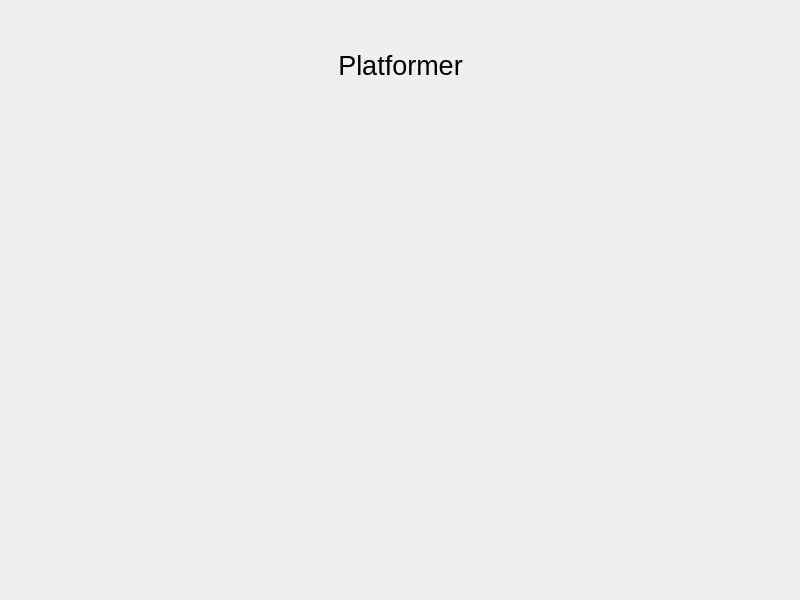
<?xml version="1.0" encoding="UTF-8"?>
<ui version="4.0">
 <class>MainWindow</class>
 <widget class="QMainWindow" name="MainWindow">
  <property name="geometry">
   <rect>
    <x>0</x>
    <y>0</y>
    <width>800</width>
    <height>600</height>
   </rect>
  </property>
  <property name="windowTitle">
   <string>MainWindow</string>
  </property>
  <widget class="QWidget" name="centralwidget">
   <widget class="QLabel" name="label_2">
    <property name="geometry">
     <rect>
      <x>0</x>
      <y>0</y>
      <width>801</width>
      <height>641</height>
     </rect>
    </property>
    <property name="sizePolicy">
     <sizepolicy hsizetype="Preferred" vsizetype="Preferred">
      <horstretch>0</horstretch>
      <verstretch>0</verstretch>
     </sizepolicy>
    </property>
    <property name="text">
     <string/>
    </property>
    <property name="pixmap">
     <pixmap>data/1920x1080-sky1.png</pixmap>
    </property>
   </widget>
   <widget class="QLabel" name="label">
    <property name="geometry">
     <rect>
      <x>10</x>
      <y>40</y>
      <width>781</width>
      <height>51</height>
     </rect>
    </property>
    <property name="font">
     <font>
      <pointsize>20</pointsize>
     </font>
    </property>
    <property name="autoFillBackground">
     <bool>false</bool>
    </property>
    <property name="styleSheet">
     <string notr="true">color: rgb(252, 175, 62)ж</string>
    </property>
    <property name="text">
     <string>Platformer</string>
    </property>
    <property name="textFormat">
     <enum>Qt::AutoText</enum>
    </property>
    <property name="alignment">
     <set>Qt::AlignCenter</set>
    </property>
   </widget>
   <widget class="QWidget" name="horizontalLayoutWidget">
    <property name="geometry">
     <rect>
      <x>100</x>
      <y>130</y>
      <width>591</width>
      <height>341</height>
     </rect>
    </property>
    <layout class="QHBoxLayout" name="horizontalLayout"/>
   </widget>
   <widget class="QPushButton" name="settings_btn">
    <property name="geometry">
     <rect>
      <x>370</x>
      <y>530</y>
      <width>67</width>
      <height>54</height>
     </rect>
    </property>
    <property name="styleSheet">
     <string notr="true">border:none;</string>
    </property>
    <property name="text">
     <string/>
    </property>
    <property name="icon">
     <iconset>
      <normaloff>data/menu/gear.png</normaloff>data/menu/gear.png</iconset>
    </property>
    <property name="iconSize">
     <size>
      <width>56</width>
      <height>56</height>
     </size>
    </property>
   </widget>
   <widget class="QPushButton" name="back_btn">
    <property name="geometry">
     <rect>
      <x>370</x>
      <y>520</y>
      <width>71</width>
      <height>51</height>
     </rect>
    </property>
    <property name="styleSheet">
     <string notr="true">border: none;</string>
    </property>
    <property name="text">
     <string/>
    </property>
    <property name="icon">
     <iconset>
      <normaloff>data/menu/undo.png</normaloff>data/menu/undo.png</iconset>
    </property>
    <property name="iconSize">
     <size>
      <width>30</width>
      <height>30</height>
     </size>
    </property>
   </widget>
   <widget class="QPushButton" name="cup">
    <property name="geometry">
     <rect>
      <x>373</x>
      <y>465</y>
      <width>61</width>
      <height>61</height>
     </rect>
    </property>
    <property name="styleSheet">
     <string notr="true">border:none;</string>
    </property>
    <property name="text">
     <string/>
    </property>
    <property name="icon">
     <iconset>
      <normaloff>data/menu/trophy.png</normaloff>data/menu/trophy.png</iconset>
    </property>
    <property name="iconSize">
     <size>
      <width>56</width>
      <height>45</height>
     </size>
    </property>
   </widget>
  </widget>
 </widget>
 <resources/>
 <connections/>
</ui>
